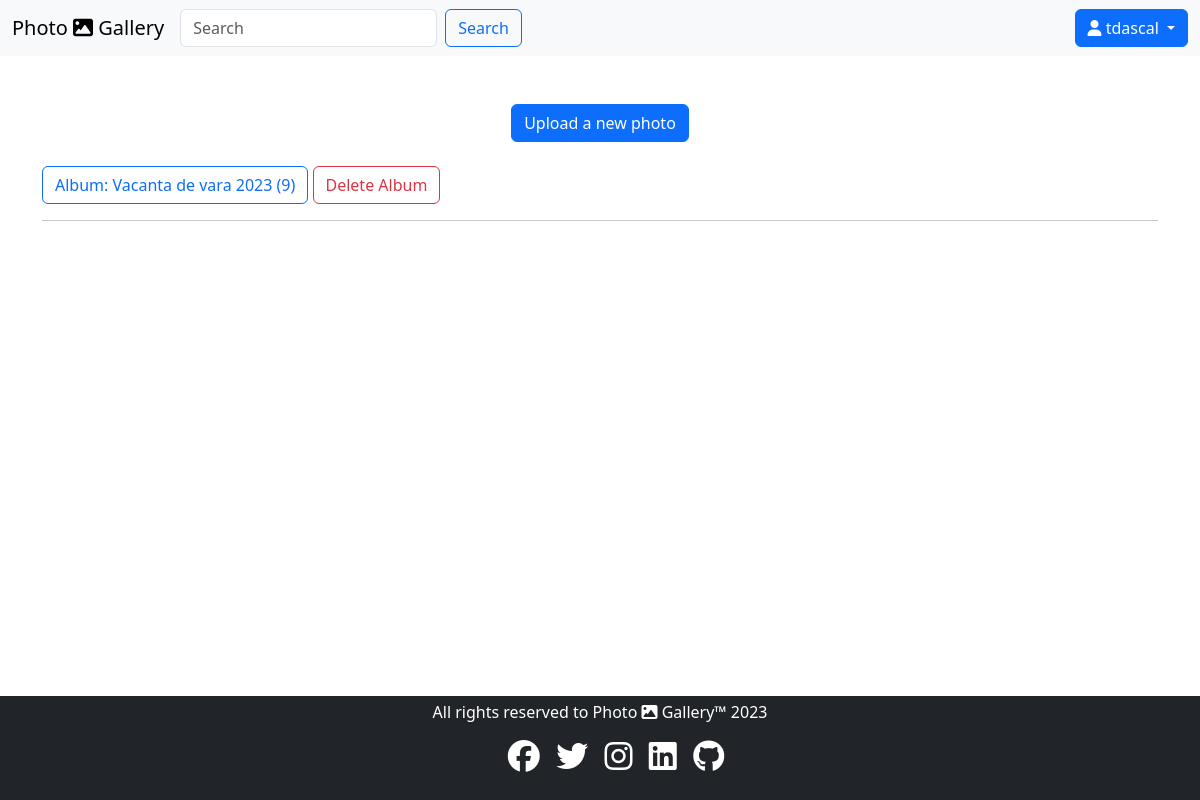
The page /albums (signed in) on the database as committed earlier.
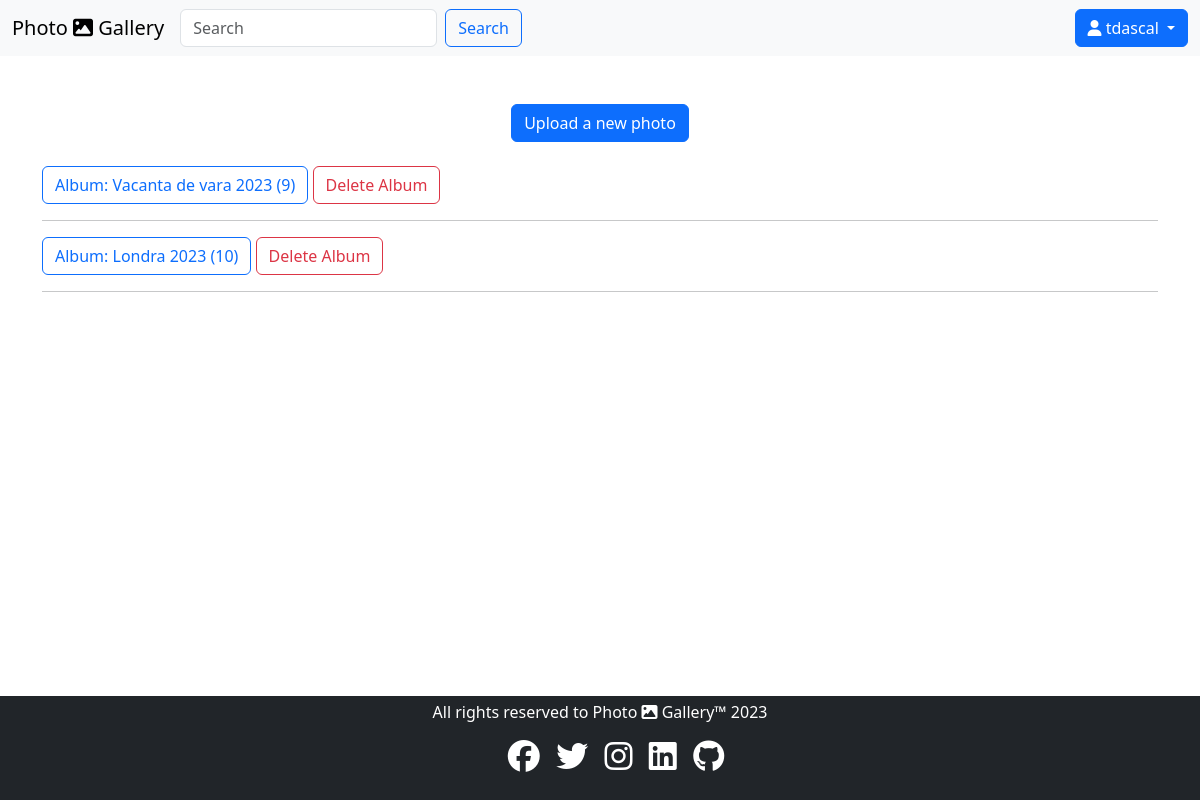
The same page on the database as committed later.
### base/models.py (models this page shows, shortened)
class Album(models.Model):
    title = models.CharField(max_length=70)
    description = models.TextField()
    date = models.DateField(auto_now_add=True)
    owner = models.ForeignKey(User, on_delete=models.CASCADE)

class Photo(models.Model):
    title = models.CharField(max_length=70)
    image = models.ImageField()
    date = models.DateField(auto_now_add=True)
    latitude = models.FloatField(blank=True, null=True)
    longitude = models.FloatField(blank=True, null=True)
    thumbnail = models.ImageField(blank=True, null=True)
    album = models.ForeignKey(Album, on_delete=models.CASCADE)

### base/views.py (the view)
# urls.py: path("albums", views.albums, name="albums"),
@login_required(login_url="login")
def albums(request):
    albums = Album.objects.filter(owner=request.user.id)
    context = {"albums": albums}
    return render(request, "albums.html", context)

### templates/albums.html (shortened to what this page needs)
{% extends "base.html" %}
{% load static %}
{% block content %}
    {% if user.is_authenticated %}
        <div class="row text-center">
            <div class="col-lg-12">
                {% if photos|length < 1 %}
                    <a href="{% url 'upload' %}" class="btn btn-primary float-right mt-4">Upload a new photo</a>
                {% endif %}
            </div>
        </div>
        <br>
        {% for album in albums %}
            <p>
                <a class="btn btn-outline-primary"
                   data-bs-toggle="collapse"
                   href="#{{ album.id }}"
                   role="button"
                   aria-expanded="true"
                   aria-controls="{{ album.id }}">Album: {{ album.title }} ({{ album.photo_set.all|length }})</a>
                <a class="btn btn-outline-danger"
                   href="/{{ album.id }}/delete_album/">Delete Album</a>
            </p>
            <hr>
        {% endfor %}
    {% endif %}
{% endblock %}

Rows that differ between the two databases and show on the page:
added Album: title "Londra 2023", photo_set.all|length "10"
